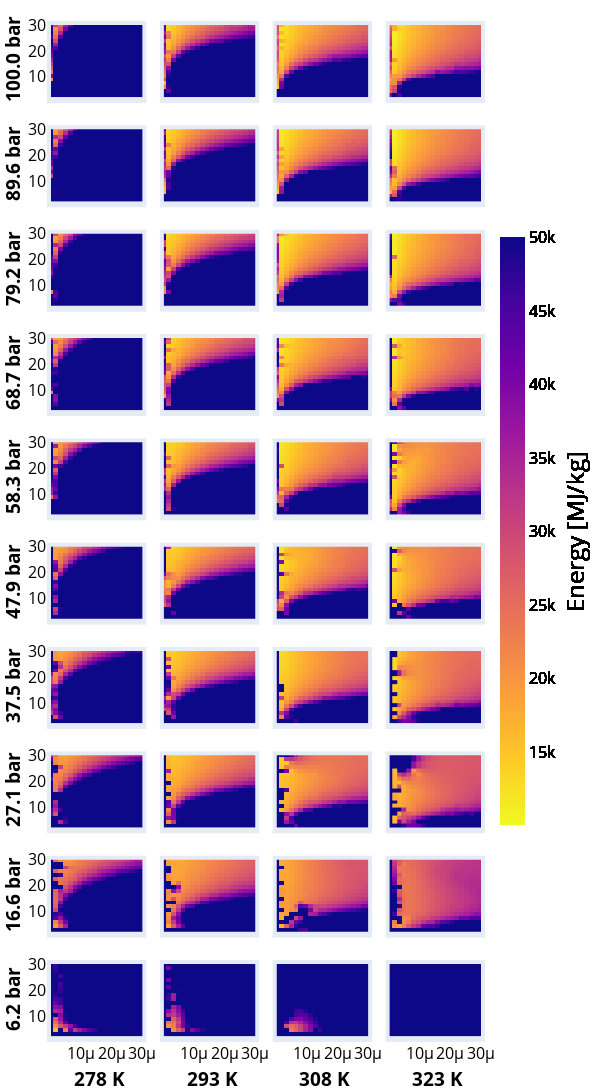

Source (notebook cell):
### Code cell
"""4D plot"""

# other params
alfa_M = 0.05
index = de.par_indexOfArgon
surfactant = 0.5

# axis ranges
R_E_range = [parameter_ranges[parameters.index('R_E')][0], parameter_ranges[parameters.index('R_E')][-1]]
ratio_range = [parameter_ranges[parameters.index('R_0/R_E')][0], parameter_ranges[parameters.index('R_0/R_E')][-1]]
T_inf_range = [parameter_ranges[parameters.index('T_inf')][0], parameter_ranges[parameters.index('T_inf')][-1]]
P_inf_range = [parameter_ranges[parameters.index('P_inf')][0], parameter_ranges[parameters.index('P_inf')][-1]]

# subplot
cols = len(parameter_ranges[parameters.index('T_inf')])
rows = len(P_inf_to_plot)#len(parameter_ranges[parameters.index('P_inf')])
rows = min(rows, 20)
cols = min(cols, 20)
fig = make_subplots(
    rows=rows, cols=cols,
    start_cell="bottom-left",
)

for row in range(rows):
    P_inf = P_inf_to_plot[row]#parameter_ranges[parameters.index('P_inf')][row]
    for col in range(cols):
        T_inf = parameter_ranges[parameters.index('T_inf')][col]
        
        # select data
        disp = good_data.loc[
            (good_data['R_0/R_E'] > ratio_range[0]) &
            (abs(good_data['P_inf']-P_inf) < 100) &
            (good_data['alfa_M'] == alfa_M) &
            (good_data['T_inf'] == T_inf) &
            (good_data['index'] == index) &
            (good_data['surfactant'] == surfactant)
        ]
        
        # plot
        data = go.Heatmap(
                x=disp['R_E'],
                y=disp['R_0/R_E'],
                z=disp['Energy'],
                colorscale='Plasma_r',
                zmin=good_data.iloc[1]['Energy'], zmax=50e3,
                #zsmooth='best',
                connectgaps=True,
                colorbar=dict(
                    title='Energy [MJ/kg]',
                    titleside='right',
                    thickness=25,
                    thicknessmode='pixels',
                    len=0.6,
                    lenmode='fraction',
                    outlinewidth=0,
                    titlefont=dict(color='black', family='Open Sans', size=24),
                )
        )
        
        fig.add_trace(data,
              row=row+1, col=col+1)
        
        # Update axis properties
        fig.update_xaxes(range=R_E_range, showgrid=False, zeroline=False, visible=False, row=row+1, col=col+1)
        fig.update_yaxes(range=ratio_range, showgrid=False, zeroline=False, visible=False, row=row+1, col=col+1)
        if row==0:
            #fig.update_xaxes(title=f'<b>{(1e-5*P_inf): .1f} bar</b>', visible=True, row=1, col=col+1)
            fig.update_xaxes(title=f'<b>{T_inf: .0f} K</b>', visible=True, row=1, col=col+1)
    #fig.update_yaxes(title=f'<b>{T_inf: .0f} K</b>', visible=True, row=row+1, col=1)
    fig.update_yaxes(title=f'<b>{(1e-5*P_inf): .1f} bar</b>', visible=True, row=row+1, col=1)

# Layout
fig.update_layout(
    font=dict(color='black', family='Open Sans', size=16),
    #title_text="Energy required for hydrogen production",
    autosize=False,
    width=150*cols, height=150*rows,
    margin=go.layout.Margin(
        l=0,
        r=0,
        b=0,
        t=25,
        pad = 4
    ),
)

fig.show()
#fig.write_image("images/4Dplot.png")
